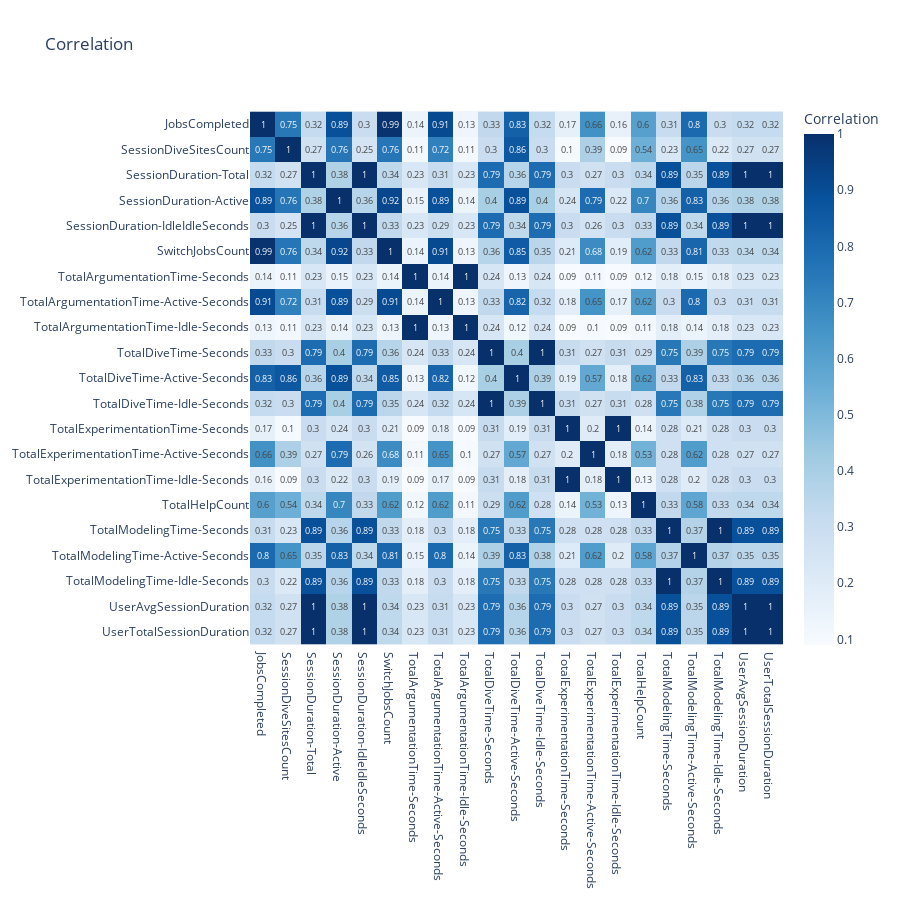

Notebook source saved alongside this figure:
### Code cell
import plotly.express as px
import re

corr = session_features_df[
    # TotalGuideCount only takes one value
    [col for col in session_features_df.columns if not re.search(r'\d', col) and col != "SessionID" and col != "TotalGuideCount"]
].corr(numeric_only=True).round(2)

fig = px.imshow(
    corr,
    text_auto=True,
    color_continuous_scale='Blues', # only positive correlation found, better single color
    title='Correlation',
    labels=dict(color='Correlation'),
    width=900,
    height=900
)
fig.show()

### Figure 1 — Plotly figure (JSON) as saved in the notebook; plotly's stock layout.template omitted (floating-point values rounded to 4 significant figures; data arrays with more than 128 entries replaced by an {"elided": "..."} marker saying what was removed)
{"data": [{"coloraxis": "coloraxis", "hovertemplate": "x: %{x}<br>y: %{y}<br>Correlation: %{z}<extra></extra>", "name": "0", "texttemplate": "%{z}", "type": "heatmap", "x": ["JobsCompleted", "SessionDiveSitesCount", "SessionDuration-Total", "SessionDuration-Active", "SessionDuration-IdleIdleSeconds", "SwitchJobsCount", "TotalArgumentationTime-Seconds", "TotalArgumentationTime-Active-Seconds", "TotalArgumentationTime-Idle-Seconds", "TotalDiveTime-Seconds", "TotalDiveTime-Active-Seconds", "TotalDiveTime-Idle-Seconds", "TotalExperimentationTime-Seconds", "TotalExperimentationTime-Active-Seconds", "TotalExperimentationTime-Idle-Seconds", "TotalHelpCount", "TotalModelingTime-Seconds", "TotalModelingTime-Active-Seconds", "TotalModelingTime-Idle-Seconds", "UserAvgSessionDuration", "UserTotalSessionDuration"], "xaxis": "x", "y": ["JobsCompleted", "SessionDiveSitesCount", "SessionDuration-Total", "SessionDuration-Active", "SessionDuration-IdleIdleSeconds", "SwitchJobsCount", "TotalArgumentationTime-Seconds", "TotalArgumentationTime-Active-Seconds", "TotalArgumentationTime-Idle-Seconds", "TotalDiveTime-Seconds", "TotalDiveTime-Active-Seconds", "TotalDiveTime-Idle-Seconds", "TotalExperimentationTime-Seconds", "TotalExperimentationTime-Active-Seconds", "TotalExperimentationTime-Idle-Seconds", "TotalHelpCount", "TotalModelingTime-Seconds", "TotalModelingTime-Active-Seconds", "TotalModelingTime-Idle-Seconds", "UserAvgSessionDuration", "UserTotalSessionDuration"], "yaxis": "y", "z": {"elided": "21x21 float values"}}], "layout": {"coloraxis": {"colorbar": {"title": {"text": "Correlation"}}, "colorscale": [[0, "rgb(247,251,255)"], [0.125, "rgb(222,235,247)"], [0.25, "rgb(198,219,239)"], [0.375, "rgb(158,202,225)"], [0.5, "rgb(107,174,214)"], [0.625, "rgb(66,146,198)"], [0.75, "rgb(33,113,181)"], [0.875, "rgb(8,81,156)"], [1, "rgb(8,48,107)"]]}, "height": 900, "title": {"text": "Correlation"}, "width": 900, "xaxis": {"anchor": "y", "constrain": "domain", "domain": [0, 1], "scaleanchor": "y"}, "yaxis": {"anchor": "x", "autorange": "reversed", "constrain": "domain", "domain": [0, 1]}}}
